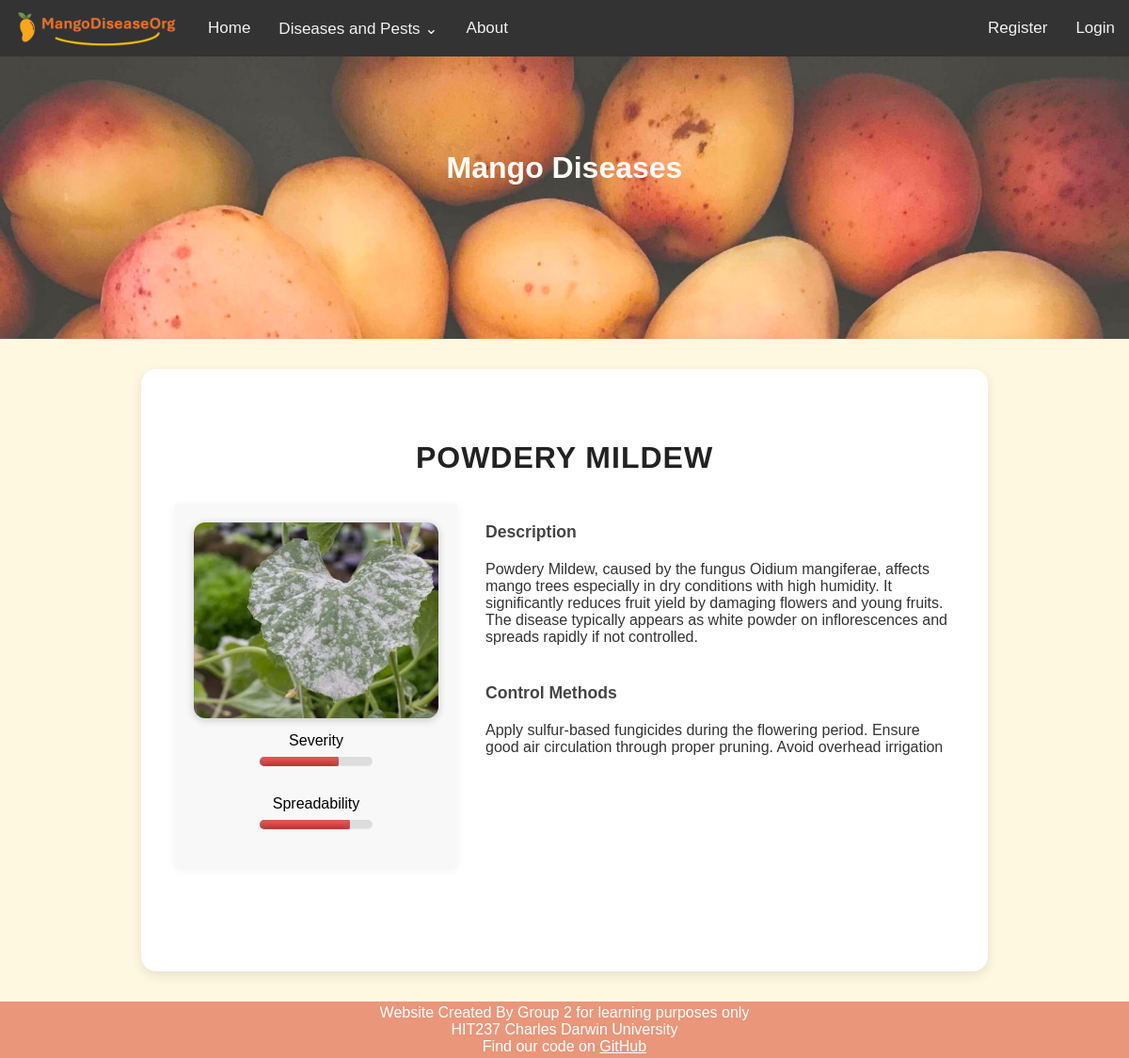
Screenshot of /disease/Powdery Mildew/ with the database file from the repository.
### mango_disease_app/models.py (models this page shows, shortened)
class Disease(models.Model):
    DISEASE_TYPES = [
        ('pest', 'Pest'),
        ('disease', 'Disease')
    ]
    diseaseName = models.CharField(max_length=255)
    type = models.CharField(choices=DISEASE_TYPES, max_length=7, default=DISEASE_TYPES[1][1])
    severity = models.IntegerField(validators=[validators.MinValueValidator(0),validators.MaxValueValidator(10)])
    spreadability = models.IntegerField(validators=[validators.MinValueValidator(0),validators.MaxValueValidator(10)])
    shortDescription = models.TextField()
    longDescription = models.TextField()
    controlMethod = models.TextField()
    image = models.ImageField(upload_to="disease_images/", default="disease_images/default.JPG")

### mango_disease_app/views/core_views.py (the view)
# urls.py: path('disease/<str:name>/', views.ind_disease, name='ind_disease'),
def ind_disease(request, name):
    try:
        disease = Disease.objects.get(diseaseName=name)
    except Disease.DoesNotExist:
        return render(request, 'mango_disease_app/ind_disease.html')
    return render(request, 'mango_disease_app/site_base/ind_disease.html',{'disease':disease})

### mango_disease_app/context_processors.py (called while the page is built)
def disease_menu(request):
    return {'navs': Disease.objects.all()}

### mango_disease_app/templatetags/custom_filters.py (called while the page is built)
@register.filter
def multiply(value, arg):
    try:
        return float(value) * float(arg)
    except (ValueError, TypeError):
        return ''

@register.filter
def meterclass(value):
    try:
        if value >= 7:
            return 'meter-high'
        elif value >= 4:
            return 'meter-med'
        else:
            return 'meter-low'
    except Exception:
        return ''

### mango_disease_app/templates/mango_disease_app/site_base/ind_disease.html (shortened to what this page needs)
{% extends 'mango_disease_app/site_base/base.html' %}
{% load custom_filters %}
{% load static %}
{%block content %}
    <div class="disease-detail">
        <h2 class="disease-title">
            {{disease.diseaseName}}
        </h2>
        <div class ="disease-main">
            <div class="disease-image-box">
                <img class="disease-image"src="{{ disease.image.url }}">
                <div class = "disease-stats">
                    <div class = "stat">
                        <label for="meter">Severity</label>
                        <div class="meter">
                            <span
                            class="meter {{ disease.severity|meterclass }}"
                            style="width: {{ disease.severity|multiply:10 }}%;">
                            </span>
                        </div>
                    </div>
                    <div class="stat">
                        <label for="meter">Spreadability</label>
                        <div class="meter">
                            <span
                            class="meter {{ disease.spreadability|meterclass }}"
                            style="width: {{disease.spreadability|multiply:10  }}%;">
                            </span>
                        </div>
                    </div>
                </div>
            </div>
            <div class ="disease-text">
                <div>
                    <h3 class = "slabel">Description</h3>
                    <p>{{disease.longDescription}}</p>
                </div>
                <div>
                    <h3 class = "slabel">Control Methods</h3>
                    <p>{{disease.controlMethod}}</p>
            </div>
        </div>
    </div>
{% endblock %}

### mango_disease_app/static/css/styles.css (style rules this page uses)
* { margin: 0; padding: 0; font-family: Arial; }
body { min-height: 100vh; display: flex; flex-direction: column; background-color: #fff8e1; }
h2 { font-size: 32px; text-align: center; margin: 40px 0 40px; font-weight: 700; text-transform: uppercase; letter-spacing: 1px; }
h3 { margin: 20px 0 20px; }
.meter { height: 10px; position: relative; background: #ddd; border-radius: 6px; margin: 8px 0 16px; box-shadow: inset 0 -1px 1px rgba(255, 255, 255, 0.3); }
.meter > span { display: block; height: 100%; border-top-right-radius: 8px; border-bottom-right-radius: 8px; border-top-left-radius: 20px; border-bottom-left-radius: 20px; background-color: rgb(43,194,83); background-image: linear-gradient( center bottom, rgb(43,194,83) 37%, rgb(84,240,84) 69% ); box-shadow: inset 0 2px 9px rgba(255,255,255,0.3), inset 0 -2px 6px rgba(0,0,0,0.4); position: relative; overflow: hidden; }
.meter > .meter-high { background-color: #e53935; }
.disease-detail { max-width: 100%; margin: auto; padding: 20px; }
.disease-title { text-align: center; font-size: 2em; font-weight: bold; margin-bottom: 30px; color: #222; }
.disease-main { display: flex; flex-direction: row; gap: 30px; align-items: flex-start; }
.disease-image-box { flex: 0 1 300px; background: #f8f8f8; padding: 20px; box-shadow: 0 2px 10px rgba(0, 0, 0, 0.05); display: flex; flex-direction: column; align-items: center; gap: 10px; max-width: 300px; width: 100%; }
.disease-image { width: 100%; border-radius: 12px; box-shadow: 0 2px 8px rgba(0,0,0,0.2); }
.disease-stats { display: flex; flex-direction: row; flex-wrap: wrap; gap: 5px; justify-content: center; }
.stat { flex: 0 0 120px; padding: 5px 0; text-align: center; }
.disease-text { flex: 1; display: flex; flex-direction: column; gap: 20px; font-size: 1rem; color: #333; text-align:left; }
.slabel { font-weight: bold; margin: 1em, 0, 0.3em, 0; font-size: 1.1em; color: #444; }

### mango_disease_app/static/css/form.css (style rules this page uses)
*, *::before, *::after { box-sizing: border-box; }

### rows the page displays
Disease: diseaseName "POWDERY MILDEW", image (picture), longDescription "Powdery Mildew, caused by the fungus Oidium mangiferae, affects mango trees especially in dry conditions with high humidity. It significantly reduces fruit yield by damaging flowers and young fruits. The disease typically appears as white powder on inflorescences and spreads rapidly if not controlled.", controlMethod "Apply sulfur-based fungicides during the flowering period. Ensure good air circulation through proper pruning. Avoid overhead irrigation"
